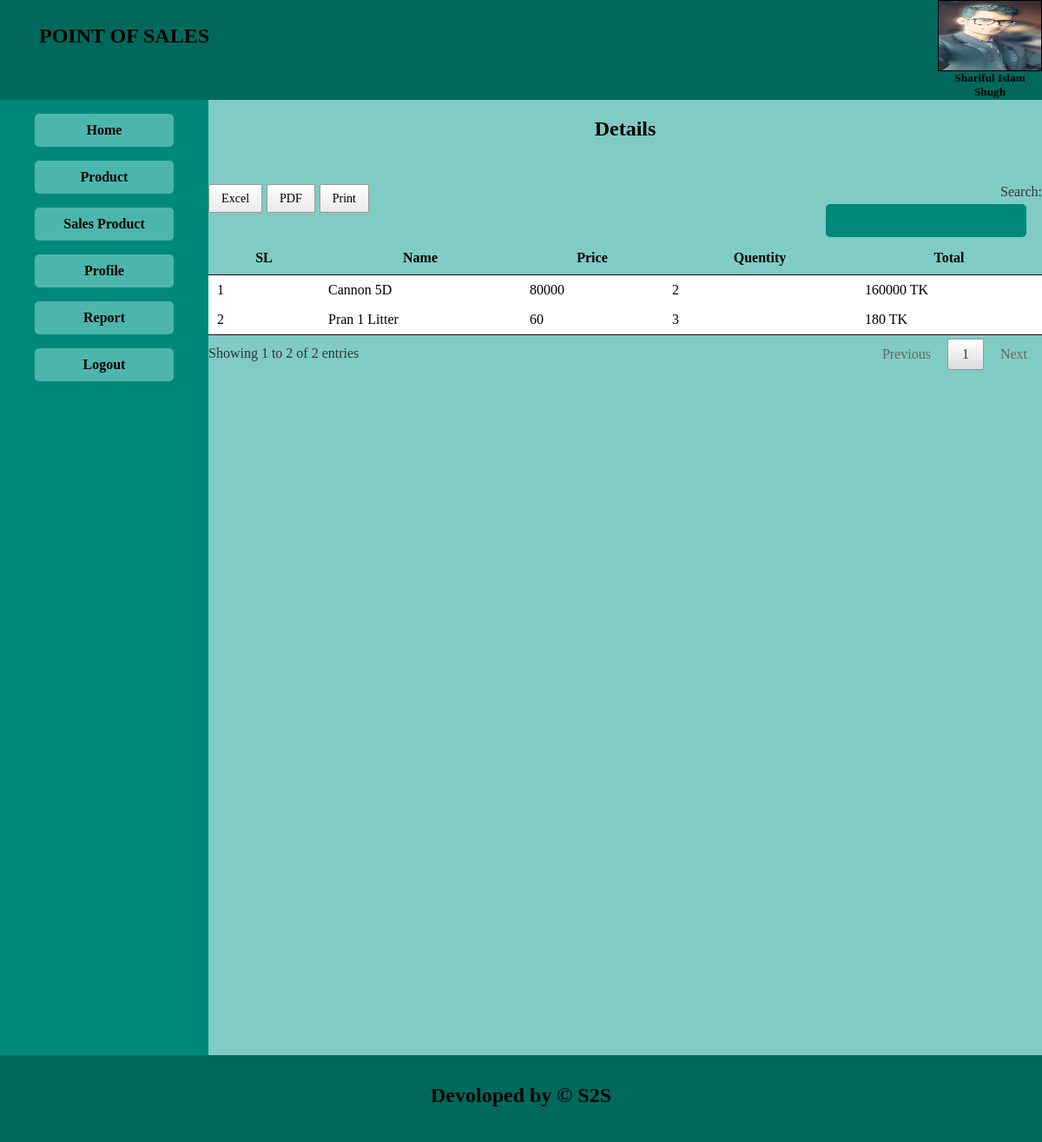
The page /sellers/report_details.php?detailsid=mt09s29gj6nbhr9ia39bbfi9p7 (signed in) on the database its author committed.
### tables this page shows
CREATE TABLE `sales_details` (
  `sale_id` int(11) NOT NULL,
  `product_id` int(11) NOT NULL,
  `product_price` float NOT NULL,
  `product_quantity` int(11) NOT NULL,
  `sessionid` varchar(255) NOT NULL,
  `sellerid` int(11) NOT NULL,
  `sale_date` varchar(20) NOT NULL
);

CREATE TABLE `products` (
  `id` int(11) NOT NULL,
  `name` varchar(50) NOT NULL,
  `subcategory_id` int(11) NOT NULL,
  `buy_price` float NOT NULL,
  `sale_price` float NOT NULL,
  `discount` int(11) NOT NULL,
  `quantity` float NOT NULL
);

### sellers/report_details.php (the view, shortened to what this page needs)
<?php
if (isset($_GET['detailsid'])) {
    $idr = $_GET['detailsid'];
}
?>
<!DOCTYPE html>
<html>
<head>
	<link rel="stylesheet" type="text/css" href="css/style.css">
	<link href="calendar/jquery-ui.css" rel="stylesheet">
	<link rel="stylesheet" type="text/css" href="css/jquery.dataTables.min.css"/>
    <link rel="stylesheet" type="text/css" href="css/buttons.dataTables.min.css">
</head>
<body>
	<?php require("menu.php");?>
	<section>
		<h2 style="text-align: center;margin-bottom: 50px;"> Details</h2>
		<table id="table">
		<thead>
			<tr>
				<th>SL</th>
				<th>Name</th>
				<th>Price</th>
				<th>Quentity</th>
				<th>Total</th>
			</tr>
			</thead>
			<tbody>
			<?php
				$query="SELECT sales_details.*,products.* FROM sales_details,products WHERE sales_details.sessionid='$idr' AND sales_details.product_id=products.id";
			$con = mysqli_connect('localhost', 'root', '', 'dbpos') or die('Database not Found.');
				$exquery = mysqli_query($con,$query) or die('Somthing went wrong');
				$i=0;
        while ($result = mysqli_fetch_assoc($exquery)) {
           $i++;
				?>
				<tr>
			    <td><?php echo $i;?></td>
                <td><?php echo $result['name'];?></td>
                <td><?php echo $result['product_price'];?></td>
                <td><?php echo $result['product_quantity'];?></td>
                <td><?php
               $stotal = $result['product_price'] * $result['product_quantity'];
               echo $stotal;?>
                TK</td>
            </tr>
				<?php }?>
				</tbody>
			</table>
		</section>
		<footer>
			<h2 style="text-align: center;margin: 0;padding: 33px 0px;">Devoloped by &copy; S2S</h2>
		</footer>
	</body>
	</html>

### sellers/css/style.css (style rules this page uses)
body { margin: 0; padding: 0; width:100%; height: 1200px; }
section { background: #80cbc4; width: 80%; overflow: hidden; height: 1100px; }
footer { background: #00695c; width: 100%; height: 100px; }

### rows shown on the page
sales_details: product.name "Cannon 5D", product_price "80000", product_quantity "2", stotal "160000"
sales_details: product.name "Pran 1 Litter", product_price "60", product_quantity "3", stotal "180"

### other values the page prints
$_SESSION['name'] "Shariful Islam Shugh"
